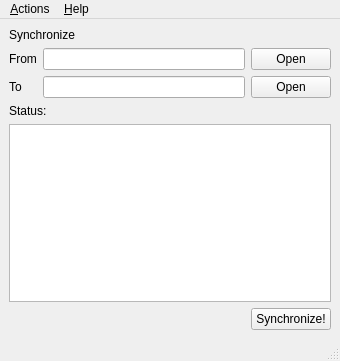
<?xml version="1.0" encoding="UTF-8"?>
<ui version="4.0">
 <class>SyncMain</class>
 <widget class="QMainWindow" name="SyncMain">
  <property name="geometry">
   <rect>
    <x>0</x>
    <y>0</y>
    <width>340</width>
    <height>361</height>
   </rect>
  </property>
  <property name="windowTitle">
   <string>SynchronizeRD</string>
  </property>
  <property name="windowIcon">
   <iconset>
    <normaloff>synchronizer-rd.png</normaloff>synchronizer-rd.png</iconset>
  </property>
  <widget class="QWidget" name="centralwidget">
   <layout class="QGridLayout" name="gridLayout_2">
    <item row="0" column="0">
     <widget class="QLabel" name="label_3">
      <property name="text">
       <string>Synchronize</string>
      </property>
     </widget>
    </item>
    <item row="1" column="0">
     <layout class="QHBoxLayout" name="horizontalLayout">
      <item>
       <layout class="QFormLayout" name="formLayout">
        <property name="fieldGrowthPolicy">
         <enum>QFormLayout::ExpandingFieldsGrow</enum>
        </property>
        <item row="0" column="0">
         <widget class="QLabel" name="label">
          <property name="text">
           <string>From</string>
          </property>
         </widget>
        </item>
        <item row="0" column="1">
         <widget class="QLineEdit" name="textFrom"/>
        </item>
        <item row="1" column="0">
         <widget class="QLabel" name="label_2">
          <property name="text">
           <string>To</string>
          </property>
         </widget>
        </item>
        <item row="1" column="1">
         <widget class="QLineEdit" name="textTo"/>
        </item>
       </layout>
      </item>
      <item>
       <layout class="QGridLayout" name="gridLayout">
        <item row="0" column="0">
         <widget class="QPushButton" name="btOpenFrom">
          <property name="text">
           <string>Open</string>
          </property>
          <property name="icon">
           <iconset>
            <normaloff>openfolder.png</normaloff>openfolder.png</iconset>
          </property>
         </widget>
        </item>
        <item row="1" column="0">
         <widget class="QPushButton" name="btOpenTo">
          <property name="text">
           <string>Open</string>
          </property>
          <property name="icon">
           <iconset>
            <normaloff>openfolder.png</normaloff>openfolder.png</iconset>
          </property>
         </widget>
        </item>
       </layout>
      </item>
     </layout>
    </item>
    <item row="2" column="0">
     <widget class="QLabel" name="label_4">
      <property name="text">
       <string>Status:</string>
      </property>
     </widget>
    </item>
    <item row="3" column="0">
     <widget class="QTextEdit" name="textStatus"/>
    </item>
    <item row="4" column="0">
     <layout class="QHBoxLayout" name="horizontalLayout_2">
      <item>
       <spacer name="horizontalSpacer">
        <property name="orientation">
         <enum>Qt::Horizontal</enum>
        </property>
        <property name="sizeHint" stdset="0">
         <size>
          <width>40</width>
          <height>20</height>
         </size>
        </property>
       </spacer>
      </item>
      <item>
       <widget class="QPushButton" name="btSync">
        <property name="baseSize">
         <size>
          <width>0</width>
          <height>0</height>
         </size>
        </property>
        <property name="text">
         <string>Synchronize!</string>
        </property>
       </widget>
      </item>
     </layout>
    </item>
   </layout>
  </widget>
  <widget class="QMenuBar" name="menubar">
   <property name="geometry">
    <rect>
     <x>0</x>
     <y>0</y>
     <width>340</width>
     <height>19</height>
    </rect>
   </property>
   <widget class="QMenu" name="menu_File">
    <property name="title">
     <string>&amp;Actions</string>
    </property>
    <addaction name="actionOpen_Folder_From"/>
    <addaction name="actionOpen_Folder_To"/>
    <addaction name="action_Exit"/>
   </widget>
   <widget class="QMenu" name="menu_Help">
    <property name="title">
     <string>&amp;Help</string>
    </property>
    <addaction name="action_About"/>
    <addaction name="actionAbout_Qt"/>
    <addaction name="action_License"/>
    <addaction name="actionSend_Feedback"/>
    <addaction name="actionMake_someone_happy"/>
   </widget>
   <addaction name="menu_File"/>
   <addaction name="menu_Help"/>
  </widget>
  <widget class="QStatusBar" name="statusbar"/>
  <action name="actionOpen_Folder_From">
   <property name="text">
    <string>Open Folder &amp;From</string>
   </property>
  </action>
  <action name="actionOpen_Folder_To">
   <property name="text">
    <string>Open Folder &amp;To</string>
   </property>
  </action>
  <action name="action_Exit">
   <property name="text">
    <string>&amp;Exit</string>
   </property>
  </action>
  <action name="action_About">
   <property name="text">
    <string>&amp;About</string>
   </property>
  </action>
  <action name="actionAbout_Qt">
   <property name="text">
    <string>About &amp;Qt</string>
   </property>
  </action>
  <action name="action_License">
   <property name="text">
    <string>&amp;License</string>
   </property>
  </action>
  <action name="actionSend_Feedback">
   <property name="text">
    <string>Send &amp;Feedback</string>
   </property>
  </action>
  <action name="actionMake_someone_happy">
   <property name="text">
    <string>Make Someone &amp;Happy</string>
   </property>
  </action>
 </widget>
 <resources/>
 <connections/>
</ui>
